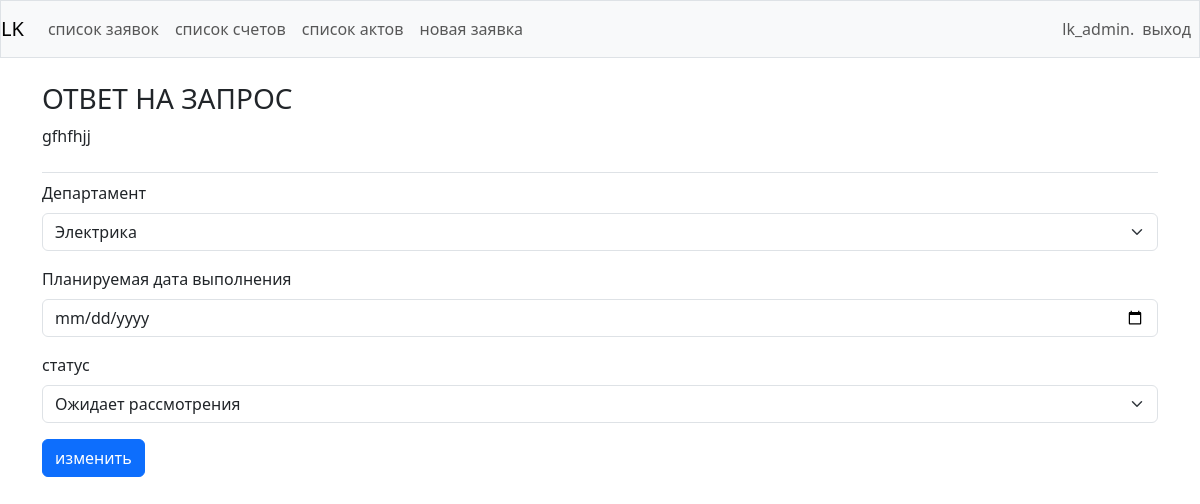
The app's page /edit_order/18/ (signed in), older data.
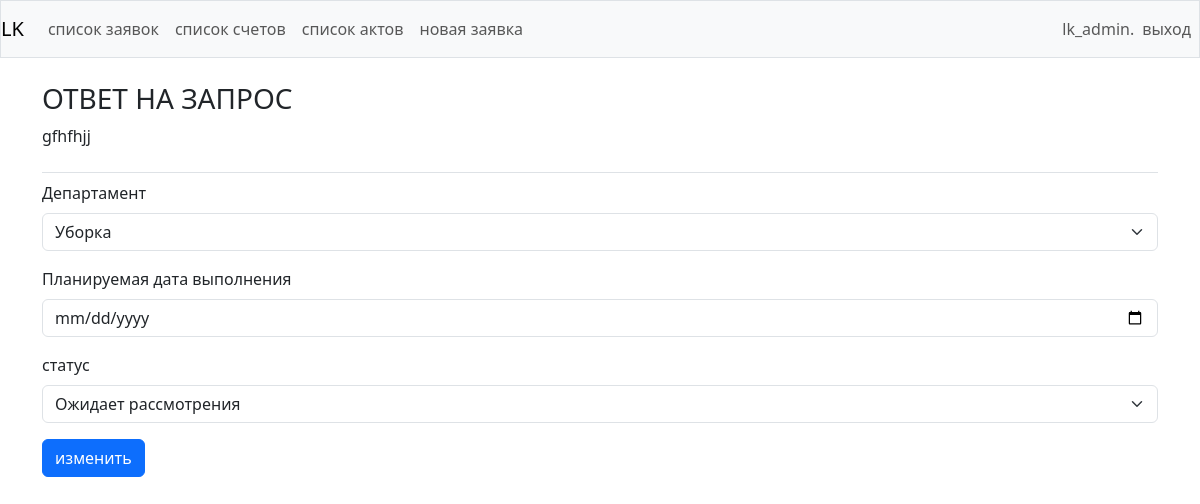
The same page, newer data.
### lk/models.py (models this page shows, shortened)
class Order (models.Model):
    """"дата создания"""
    date_added = models.DateTimeField(auto_now_add=True)
    """"текст заявки"""
    text_order = models.TextField()
    """"отдел"""
    CLEANING = 1
    INTERNET = 2
    SANTECHNIC = 3
    ELECTRIC = 4
    REMONT = 5
    DOCUMENTS = 6
    DEPARTAMENT = (
        (CLEANING, 'Уборка'),
        (INTERNET, 'Связь, Интернет'),
        (SANTECHNIC, 'Отопление, Вода, Туалет'),
        (ELECTRIC, 'Электрика'),
        (REMONT, 'Ремонт помещения'),
        (DOCUMENTS, 'Документы, Договора, Счета'),
    )
    department = models.PositiveSmallIntegerField(
        choices=DEPARTAMENT,
        default=DOCUMENTS,
    )
    """"дата выполнения планируемая"""
    date_plane = models.DateTimeField(blank=True, null=True, default=None)
    """"статус (-не принято;-принято;-в работе;-выполнено)"""
    AWAIT = 'не принято'
    RECEIVED = 'принято'
    PROCEDED = 'в работе'
    CANCELED = 'выполнено'
    STATUS = [
        (AWAIT, 'Ожидает рассмотрения'),
        (RECEIVED, 'Рассматривается'),
        (PROCEDED, 'Принято к исполнению'),
        (CANCELED, 'Выполенно'),
    ]
    status = models.CharField(
        max_length=32,
        choices=STATUS,
        default=AWAIT,
    )
    """"дата выполнено"""
    date_relise = models.DateTimeField(blank=True, null=True, default=None)
    """"кто создал?"""
    owner = models.ForeignKey(User, on_delete=models.CASCADE)

### lk/views.py (the view, shortened to what this page needs)
# urls.py: path('edit_order/<int:order_id>/', views.edit_order, name='edit_order'),
@login_required
def edit_order(request, order_id):
    service_name = [
        'remont', 'electric', 'santechnic', 'documents', 'cleaning', 'internet', 'lk_admin'
    ]
    if request.user.username in service_name:
        order = Order.objects.get(id=order_id)
        if request.method != 'POST':
            form = EditOrderForm(instance=order)
        context = {'order': order, 'form': form}
    else:
        raise Http404
    return render(request, 'lk/edit_order.html', context)

### lk/forms.py
class EditOrderForm(forms.ModelForm):
    class Meta:
        model = Order
        fields = ['department', 'date_plane', 'status', ]
        widgets = {
            'date_plane': forms.DateInput(
                format=('%Y-%m-%d'),
                attrs={'class': 'form-control',
                       'placeholder': 'Select a date',
                       'type': 'date'
                       }),
        }
        labels = {
            'department': 'Департамент',
            'date_plane': 'Планируемая дата выполнения',
            'status': 'статус',
        }

### lk/templates/lk/edit_order.html (shortened to what this page needs)
{% extends "lk/base.html" %}
{% load bootstrap5 %}
{% block page_header %}
<h3>ОТВЕТ НА ЗАПРОС</h3>
<p>
    {{order.text_order}}
</p>
{% endblock page_header %}
{% block content %}
    <form class="form" action="{% url 'lk:edit_order' order.id %}" method="post">
    {% bootstrap_form form %}
    {% buttons %}
    <button class="btn btn-primary" name="submit">изменить</button>
    {% endbuttons %}
</form>
{% endblock content %}

Row changes from the older to the newer data that the page shows:
changed Order "gfhfhjj": department "Электрика" → "Уборка"
